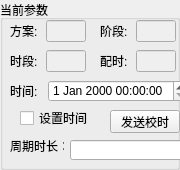
  <widget class="QGroupBox" name="groupBox">
   <property name="geometry">
    <rect>
     <x>10</x>
     <y>30</y>
     <width>180</width>
     <height>170</height>
    </rect>
   </property>
   <property name="minimumSize">
    <size>
     <width>180</width>
     <height>170</height>
    </size>
   </property>
   <property name="maximumSize">
    <size>
     <width>185</width>
     <height>135</height>
    </size>
   </property>
   <property name="title">
    <string>当前参数</string>
   </property>
   <widget class="QWidget" name="layoutWidget">
    <property name="geometry">
     <rect>
      <x>100</x>
      <y>50</y>
      <width>78</width>
      <height>22</height>
     </rect>
    </property>
    <layout class="QHBoxLayout" name="horizontalLayout_10">
     <item>
      <widget class="QLabel" name="label_3">
       <property name="maximumSize">
        <size>
         <width>30</width>
         <height>16777215</height>
        </size>
       </property>
       <property name="text">
        <string>配时:</string>
       </property>
      </widget>
     </item>
     <item>
      <widget class="QLineEdit" name="leStage">
       <property name="enabled">
        <bool>false</bool>
       </property>
       <property name="maximumSize">
        <size>
         <width>40</width>
         <height>16777215</height>
        </size>
       </property>
      </widget>
     </item>
    </layout>
   </widget>
   <widget class="QWidget" name="layoutWidget">
    <property name="geometry">
     <rect>
      <x>10</x>
      <y>50</y>
      <width>78</width>
      <height>22</height>
     </rect>
    </property>
    <layout class="QHBoxLayout" name="horizontalLayout">
     <item>
      <widget class="QLabel" name="label">
       <property name="maximumSize">
        <size>
         <width>30</width>
         <height>16777215</height>
        </size>
       </property>
       <property name="text">
        <string>时段:</string>
       </property>
      </widget>
     </item>
     <item>
      <widget class="QLineEdit" name="leSchedule">
       <property name="enabled">
        <bool>false</bool>
       </property>
       <property name="maximumSize">
        <size>
         <width>40</width>
         <height>16777215</height>
        </size>
       </property>
      </widget>
     </item>
    </layout>
   </widget>
   <widget class="QWidget" name="layoutWidget">
    <property name="geometry">
     <rect>
      <x>10</x>
      <y>20</y>
      <width>78</width>
      <height>22</height>
     </rect>
    </property>
    <layout class="QHBoxLayout" name="horizontalLayout_3">
     <item>
      <widget class="QLabel" name="label_2">
       <property name="maximumSize">
        <size>
         <width>30</width>
         <height>16777215</height>
        </size>
       </property>
       <property name="text">
        <string>方案:</string>
       </property>
      </widget>
     </item>
     <item>
      <widget class="QLineEdit" name="lePattern">
       <property name="enabled">
        <bool>false</bool>
       </property>
       <property name="maximumSize">
        <size>
         <width>40</width>
         <height>16777215</height>
        </size>
       </property>
      </widget>
     </item>
    </layout>
   </widget>
   <widget class="QPushButton" name="checkBtn">
    <property name="geometry">
     <rect>
      <x>110</x>
      <y>110</y>
      <width>70</width>
      <height>23</height>
     </rect>
    </property>
    <property name="minimumSize">
     <size>
      <width>70</width>
      <height>0</height>
     </size>
    </property>
    <property name="maximumSize">
     <size>
      <width>70</width>
      <height>16777215</height>
     </size>
    </property>
    <property name="text">
     <string>发送校时</string>
    </property>
   </widget>
   <widget class="QWidget" name="layoutWidget_2">
    <property name="geometry">
     <rect>
      <x>100</x>
      <y>20</y>
      <width>78</width>
      <height>22</height>
     </rect>
    </property>
    <layout class="QHBoxLayout" name="horizontalLayout_13">
     <item>
      <widget class="QLabel" name="label_6">
       <property name="maximumSize">
        <size>
         <width>30</width>
         <height>16777215</height>
        </size>
       </property>
       <property name="text">
        <string>阶段:</string>
       </property>
      </widget>
     </item>
     <item>
      <widget class="QLineEdit" name="leCycle">
       <property name="enabled">
        <bool>false</bool>
       </property>
       <property name="maximumSize">
        <size>
         <width>40</width>
         <height>16777215</height>
        </size>
       </property>
      </widget>
     </item>
    </layout>
   </widget>
   <widget class="QWidget" name="layoutWidget">
    <property name="geometry">
     <rect>
      <x>10</x>
      <y>80</y>
      <width>178</width>
      <height>22</height>
     </rect>
    </property>
    <layout class="QHBoxLayout" name="horizontalLayout_11">
     <item>
      <widget class="QLabel" name="label_5">
       <property name="text">
        <string>时间:</string>
       </property>
      </widget>
     </item>
     <item>
      <widget class="QDateTimeEdit" name="dateTimeEdit">
       <property name="maximumSize">
        <size>
         <width>140</width>
         <height>16777215</height>
        </size>
       </property>
      </widget>
     </item>
    </layout>
   </widget>
   <widget class="QCheckBox" name="cbService">
    <property name="geometry">
     <rect>
      <x>20</x>
      <y>110</y>
      <width>81</width>
      <height>16</height>
     </rect>
    </property>
    <property name="toolTip">
     <string>未勾选以服务端时间为基准</string>
    </property>
    <property name="text">
     <string>设置时间</string>
    </property>
   </widget>
   <widget class="QLabel" name="label_7">
    <property name="geometry">
     <rect>
      <x>10</x>
      <y>140</y>
      <width>54</width>
      <height>12</height>
     </rect>
    </property>
    <property name="text">
     <string>周期时长：</string>
    </property>
   </widget>
   <widget class="QLineEdit" name="leCycle_2">
    <property name="geometry">
     <rect>
      <x>70</x>
      <y>140</y>
      <width>113</width>
      <height>20</height>
     </rect>
    </property>
   </widget>
  </widget>
